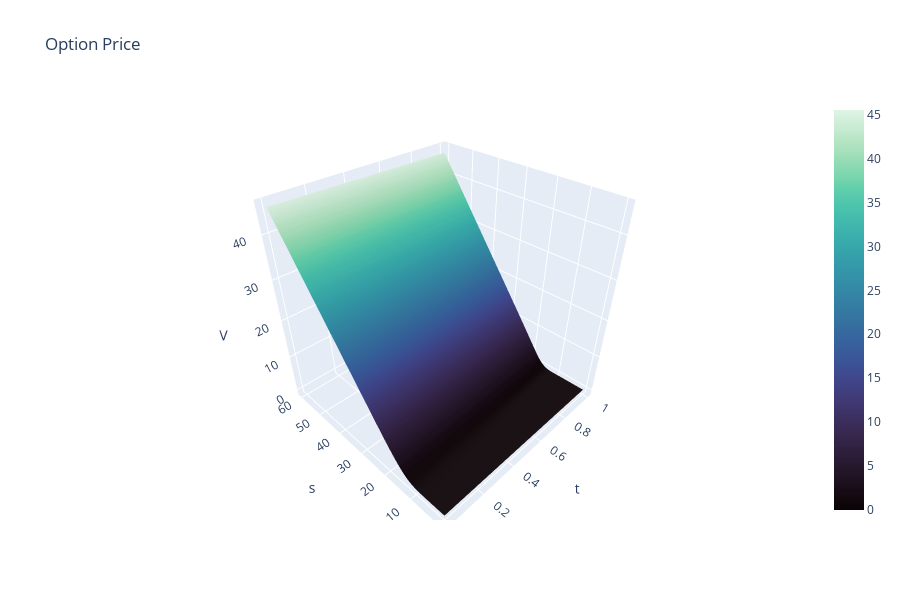

This figure's notebook cell:
### Code cell
t = np.linspace(0, config['maturity'], 100)
s = np.linspace(0, 4 * config['strike'], 100)
T, S = np.meshgrid(t, s)
inputs = torch.tensor(
    np.stack([T.flatten(), S.flatten()], axis=1), dtype=torch.float32)
surface = model(inputs).detach().numpy().reshape(T.shape)
mako_cmap = sns.color_palette("mako", as_cmap=True)
colorscale = [
    [i / 99, f"rgb({int(r * 255)},{int(g * 255)},{int(b * 255)})"]
    for i, (r, g, b, a) in enumerate(mako_cmap(np.linspace(0, 1, 100)))
]

# Create the surface with the custom mako colorscale
fig = go.Figure(data=[go.Surface(z=surface, x=T, y=S, colorscale=colorscale)])
fig.update_layout(
    title='Option Price',
    scene=dict(
        xaxis_title='t',
        yaxis_title='s',
        zaxis_title='V',
        camera=dict(eye=dict(x=-1.25, y=-1.25, z=1.25))
    ),
    autosize=True,
    height=600,
)
fig.show()

### Figure 1 — Plotly figure (JSON) as saved in the notebook; plotly's stock layout.template omitted (floating-point values rounded to 4 significant figures; data arrays with more than 128 entries replaced by an {"elided": "..."} marker saying what was removed)
{"data": [{"colorscale": {"elided": "100x2 mixed values"}, "type": "surface", "x": {"elided": "100x100 float values"}, "y": {"elided": "100x100 float values"}, "z": {"elided": "100x100 float values"}}], "layout": {"autosize": true, "height": 600, "scene": {"camera": {"eye": {"x": -1.25, "y": -1.25, "z": 1.25}}, "xaxis": {"title": {"text": "t"}}, "yaxis": {"title": {"text": "s"}}, "zaxis": {"title": {"text": "V"}}}, "title": {"text": "Option Price"}}}
